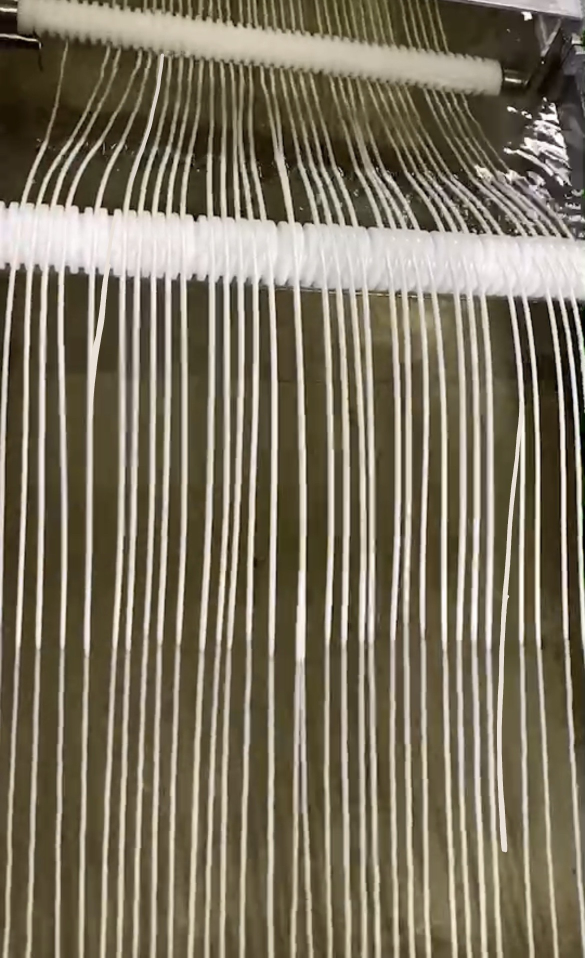
#> input picture testing_set/IMG_1068_modified.JPG, 1170 x 1916 px (shown at 1/2 size)
$ python main.py
#> lines starting #> are read from the running program, lines starting #| are printed output that depends on the picture; after the words box and inside, x2 and y2 are one past the last pixel; in counts of white or black regions, pixels touching at a corner belong together
### display/main_display.py
import cv2
from numpy import imag
from display import visualization
import numpy as np
def draw_cut_line(image, line_y_postion, color):
    heigh, width = image.shape[:2]
    cv2.line(image, (0,int(line_y_postion)), (width,int(line_y_postion)), color, 1)
    visualization.write_image('display', 'test_cut_line', image)

def draw_detected_white_line(image, string_property_list):
    for string_property in string_property_list:
        for index in range(len(string_property.string_position_list)):
            if index > 0:
                pos, width = string_property.get(index)
                pre_pos, _ = string_property.get(index-1)
                image = cv2.line(image, pos, pre_pos, [0,255,0], width)
    visualization.write_image('display', 'test_cut_line', image)

# def show_gray_image_threadhold(gray, threadhold_value):
#     visualization.write_image('display', 'test_cut_line', converted_image)

### display/visualization.py
import cv2

def write_image(dir, image_name, image):
    cv2.imwrite(f'{dir}/{image_name}.jpg', image)

# [6 lines left out: function show_image, not called in this run]

### utils/find_white_ps.py
import imp
from scipy.signal import find_peaks
from matplotlib import pyplot as plt
import numpy as np

#input: List of x axis pixel color data
def get_string_property(gray_xaxis_list,threadhold_from_peak, peak_distance, start_left):
    peaks, peak_heigh_dict = find_peaks(gray_xaxis_list,
                                    height=100,
                                    distance= peak_distance)
    #Adujst peak height based on peak_heigh_dict
    average_peak_heigh = np.mean(peak_heigh_dict['peak_heights']).astype(int)
    if average_peak_heigh - threadhold_from_peak > 100:
        peaks, peak_heigh_dict = find_peaks(gray_xaxis_list,
                                    height=average_peak_heigh - threadhold_from_peak,
                                    distance= peak_distance)
    # average_threadhold_heigh = np.mean(peak_heigh_dict['peak_heights']).astype(int) -threadhold_from_peak
    average_threadhold_heigh = (peak_heigh_dict['peak_heights'].max()).astype(int) -threadhold_from_peak
    return average_threadhold_heigh, peaks + start_left

    # peaks = list(np.asarray(peaks) + start_left-1)

    # count_dict = Counter(data_list)
    # plt.plot(list(range(start_left, end_right)),data_list)
    plt.plot(list(range(0, len(gray_xaxis_list))),gray_xaxis_list)
    plt.plot(peaks, gray_xaxis_list[peaks], "x")
    # [4 lines of commented-out code are left out]
    plt.show()

### utils/ps_clasification.py
from importlib import import_module
import cv2
from numpy import imag
from display import visualization
import numpy as np
import time
from sklearn.cluster import DBSCAN
from utils import ps_status_check
from scipy.spatial import ConvexHull
from PIL import Image, ImageDraw
# from imantics import Polygons, Mask
def switch_xy(points):
    points = np.flip(points, 1)
    return points

def dbscan(image, threadhold_value, config):
    gray = cv2.cvtColor(image, cv2.COLOR_BGR2GRAY)
    crop_image = gray[config.crop_y[0]:config.crop_y[1], config.crop_x[0]:config.crop_x[1]]
    crop_image_color = image[config.crop_y[0]:config.crop_y[1], config.crop_x[0]:config.crop_x[1]]
    # optimize_line
    # crop_image = cv2.resize(crop_image, (int(crop_image.shape[1]/2), int(crop_image.shape[0]/2)), interpolation = cv2.INTER_AREA)
    _, converted_image = cv2.threshold(crop_image, threadhold_value, 255, cv2.THRESH_BINARY)
    pixel_list = np.argwhere(converted_image == 255)
    clustering = DBSCAN(eps=6, min_samples=30).fit(pixel_list)
    label = clustering.labels_

    collision_occurred = False
    for label_index in range(label.min(),label.max(),1):
        current_ps_pixel_data = np.take(pixel_list,
                        (np.where(label == label_index)[0]),
                        0)
        current_ps_pixel_data = switch_xy(current_ps_pixel_data)
        new_array = np.zeros((current_ps_pixel_data[:,1].max()+10,current_ps_pixel_data[:,0].max()+10))
        start_time = time.time()
        # [5 lines of commented-out code are left out]
        polygons = current_ps_pixel_data[ConvexHull(current_ps_pixel_data).vertices]
        # polygons = Mask(new_array).polygons()
        # polygons = polygons.polygons[0].reshape(-1,2)
        end_time = time.time()
        print(end_time - start_time)
        # continue
        for index, point in enumerate(polygons):
            if index < len(polygons) - 2:
                crop_img = cv2.line(crop_image_color, tuple(point), tuple(polygons[index+1]), [0,0,255], 1)
                # point = point[0]
                # crop_img = cv2.line(crop_image_color, tuple([point[1],point[0]]), tuple([polygons[index+1][0][1], polygons[index+1][0][0]]), [0,0,255], 1)
            else:
                crop_img = cv2.line(crop_image_color, tuple(point), tuple(polygons[0]), [0,0,255], 1)
        cv2.imshow('image', crop_img)
        cv2.waitKey(1)
        continue
        heigh_px_list = current_ps_pixel_data[:,0]
        ps_heigh =  heigh_px_list.max() -  heigh_px_list.min()
        if ps_heigh*1.5 > crop_image.shape[0]:
            current_ps_check = ps_status_check.PS_Check(current_ps_pixel_data,config)
            collision, draw_points = current_ps_check.check_two_side()
            draw_index = int(len(draw_points)/2)
            if collision:
                collision_occurred = True
                print(label_index)
                start_point = np.array(draw_points[draw_index])+ np.array([config.crop_y[0],config.crop_x[0]])
                # end_point = tuple(np.array(draw_points[-1])+ np.array([crop_value[1][0],crop_value[0][0]]))
                image = cv2.circle(image, (start_point[1],start_point[0]), 30, [0,255,255], 3)
    image = cv2.resize(image, (int(image.shape[1]/2), int(image.shape[0]/2)), interpolation = cv2.INTER_AREA)
    cv2.imshow('result', image)
    cv2.waitKey(0)
    return collision_occurred

### initiation/init_config.py
import configparser
import cv2

def get_config_data():
    config = configparser.ConfigParser()
    config.read("config/config.cfg", encoding="utf-8")
    # config = config[section]
    return config

def write_config_data(config):
    with open('config/config.cfg', 'w') as configfile:    # save
        config.write(configfile)

def fixColor(image):
    return(cv2.cvtColor(image, cv2.COLOR_BGR2RGB))

### config/read_config.py
import numpy as np

class Config():
    def __init__(self, image_shape):
        self.get_cut_pattent = (np.array([0.6])*image_shape[0]).astype(int)
        self.crop_y = (np.array([0.33, 0.5])*image_shape[0]).astype(int)
        self.crop_x = (np.array([0.00,1])*image_shape[1]).astype(int)
        self.threadhold_from_peak  = 70
        self.peak_distance = 100
        self.default_value = 1000
        self.valid_angle = 10
        self.head_tail_diff_ratio = 1.5

    def switch_color(color_code):
        print('switch color')

### main.py
import cv2
from initiation import init_config
import time
import numpy as np
import utils.find_white_ps as find_white_ps
from display import main_display
from utils import ps_clasification
from config import read_config

system_config = init_config.get_config_data()
image = cv2.imread('testing_set/IMG_1068_modified.JPG')
#> image is the input picture: shape (1916, 1170, 3); mean B, G, R 96.9, 116.2, 124.8
gray = cv2.cvtColor(image, cv2.COLOR_BGR2GRAY)
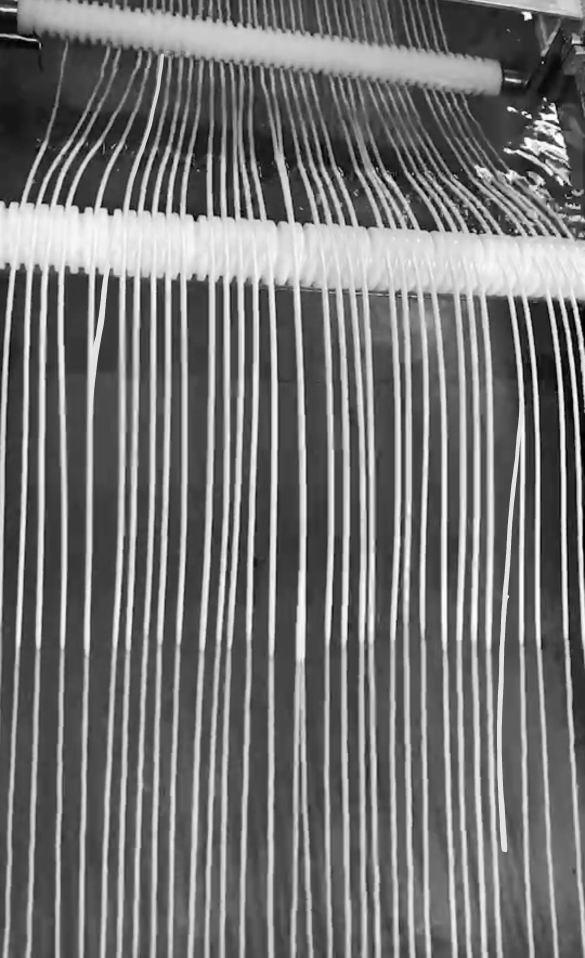
#> gray: shape (1916, 1170) (shown at 1/2 size); min 0, max 255, mean 116.5
config = read_config.Config(gray.shape)
s_time= time.time()
string_property = []
for pattent_xaxis in config.get_cut_pattent:
    main_display.draw_cut_line(image, pattent_xaxis,[0,255,0])
    data_list = gray[pattent_xaxis][config.crop_x[0]:config.crop_x[1]]
    average_threadhold, peak_pixel = find_white_ps.get_string_property(data_list,
                                            config.threadhold_from_peak,
                                            config.peak_distance,
                                            config.crop_x[0])
    # main_display.show_gray_image_threadhold(gray, average_threadhold)
    ps_clasification.dbscan(image, average_threadhold, config)
#> this loop made 1 pass
#> (average_peak_heigh in get_string_property, average_threadhold_heigh in get_string_property, average_threadhold, peak_pixel) on pass 1: (247, 184, 184, [44, 239, 366, 503, 694, 890, 1044, 1162])
#> pass 1, in dbscan, `crop_image = gray[config.crop_y[0]:config.crop_y[1], config.crop_x[0]:..`:
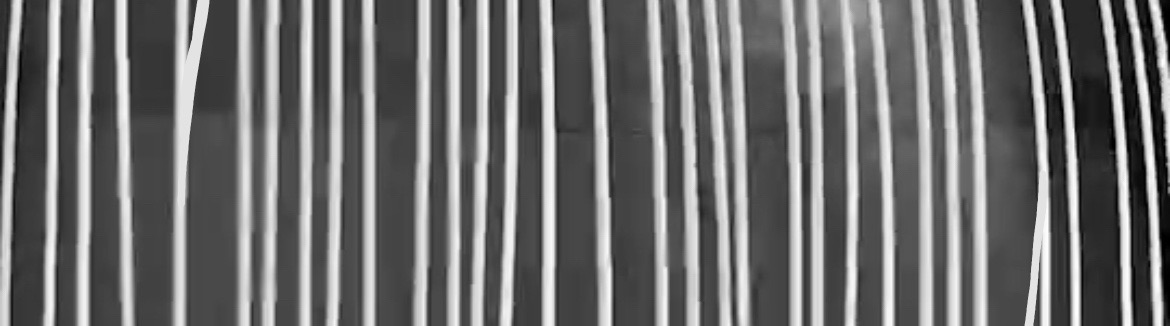
#> crop_image: shape (326, 1170); min 0, max 254, mean 113
#> pass 1, in dbscan, `crop_image_color = image[config.crop_y[0]:config.crop_y[1], config.cro..`:
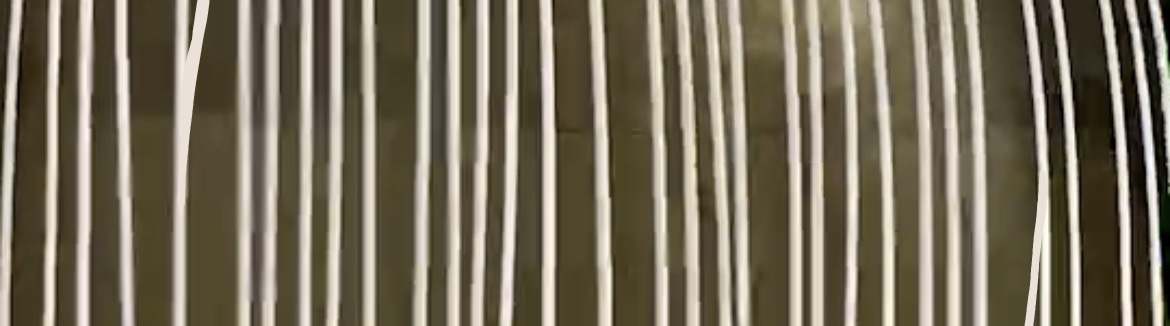
#> crop_image_color: shape (326, 1170, 3); mean B, G, R 94.1, 112.7, 120.8
#> after the loop:
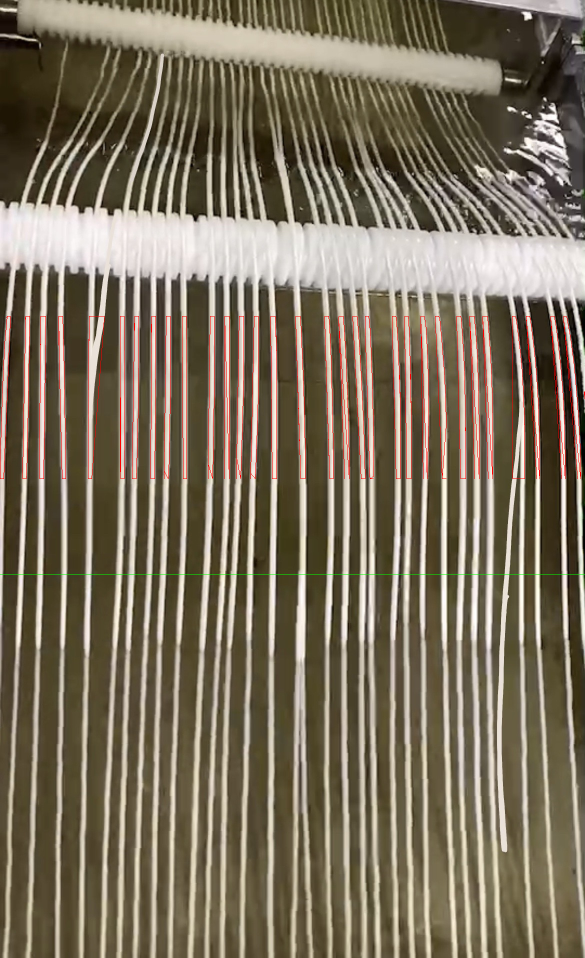
#> image: shape (1916, 1170, 3) (shown at 1/2 size); 1.09% of pixels changed, all inside (x1, y1, x2, y2) = (0, 632, 1170, 1150)
main_display.draw_detected_white_line(image, string_property)
e_time = time.time()
print(e_time - s_time)

$ run again, with testing_set/IMG_1068.jpg copied over testing_set/IMG_1068_modified.JPG
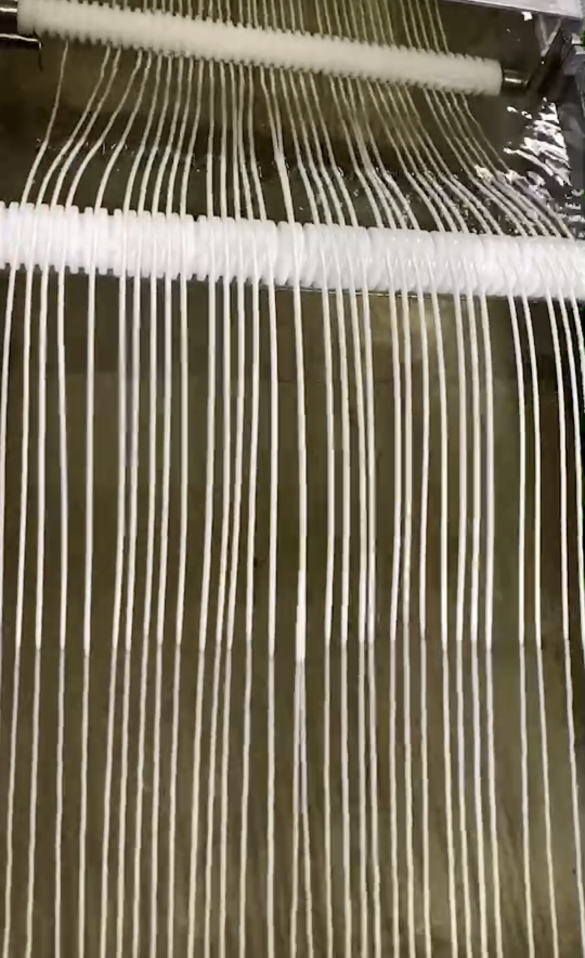
#> input picture testing_set/IMG_1068.jpg, 1170 x 1916 px (shown at 1/2 size)
#> image is the input picture: shape (1916, 1170, 3); mean B, G, R 95.7, 115.5, 123.8
#> `gray = cv2.cvtColor(image, cv2.COLOR_BGR2GRAY)`:
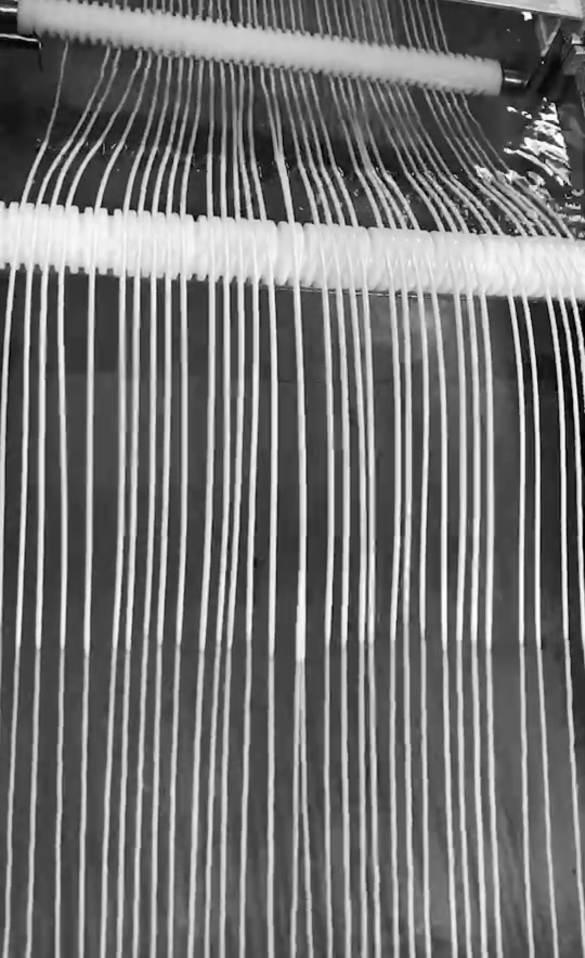
#> gray: shape (1916, 1170) (shown at 1/2 size); min 0, max 255, mean 115.7
#> the loop `for pattent_xaxis in config.get_cut_pattent:` made 1 pass
#> (average_peak_heigh in get_string_property, average_threadhold_heigh in get_string_property, average_threadhold, peak_pixel) on pass 1: (247, 184, 184, [44, 239, 366, 503, 694, 891, 1043, 1162])
#> after the loop `for pattent_xaxis in config.get_cut_pattent:`:
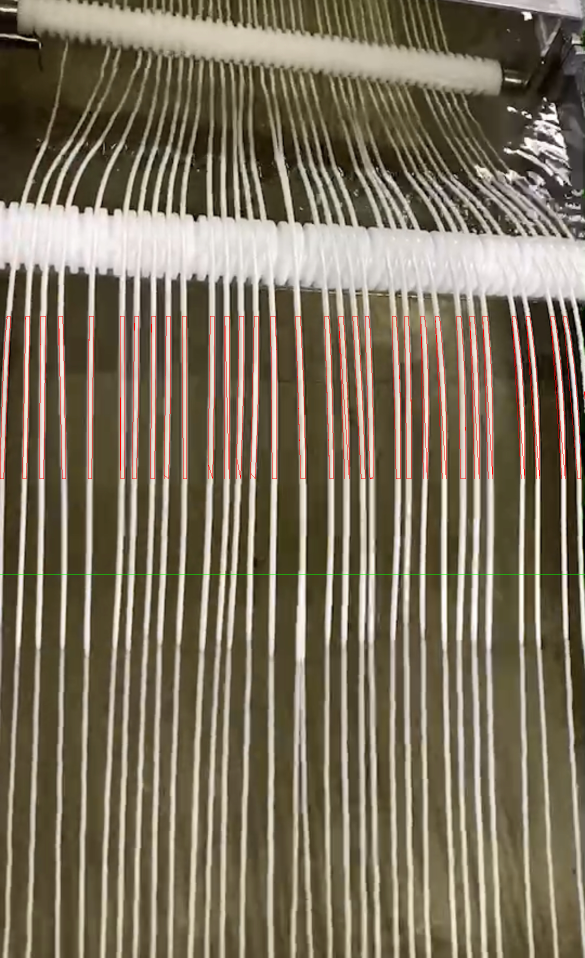
#> image: shape (1916, 1170, 3) (shown at 1/2 size); 1.1% of pixels changed, all inside (x1, y1, x2, y2) = (0, 632, 1170, 1150)

$ run again, with testing_set/IMG_1589.jpg copied over testing_set/IMG_1068_modified.JPG
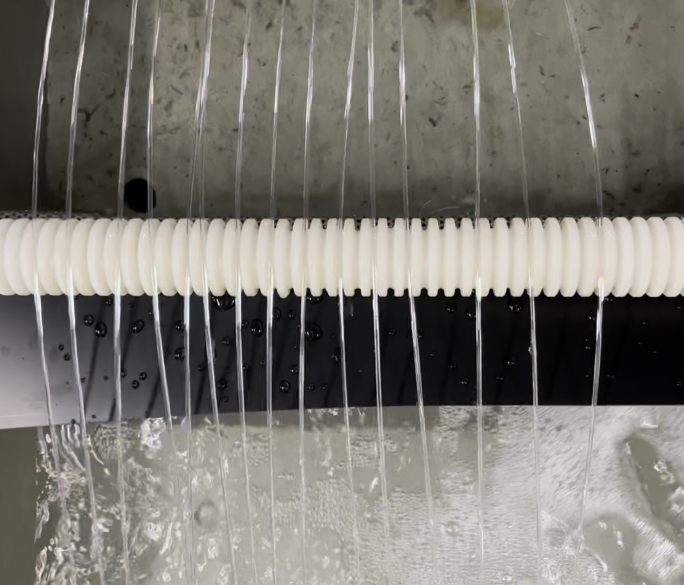
#> input picture testing_set/IMG_1589.jpg, 1367 x 1170 px (shown at 1/2 size)
#> image is the input picture: shape (1170, 1367, 3); mean B, G, R 114.1, 120.7, 123.7
#> the loop `for pattent_xaxis in config.get_cut_pattent:` made 1 pass
#> (average_peak_heigh in get_string_property, average_threadhold_heigh in get_string_property, average_threadhold, peak_pixel) on pass 1: (188, 155, 155, [151, 323, 482, 601, 751, 961, 1070, 1199])
#> pass 1, in dbscan, `crop_image = gray[config.crop_y[0]:config.crop_y[1], config.crop_x[0]:..`:
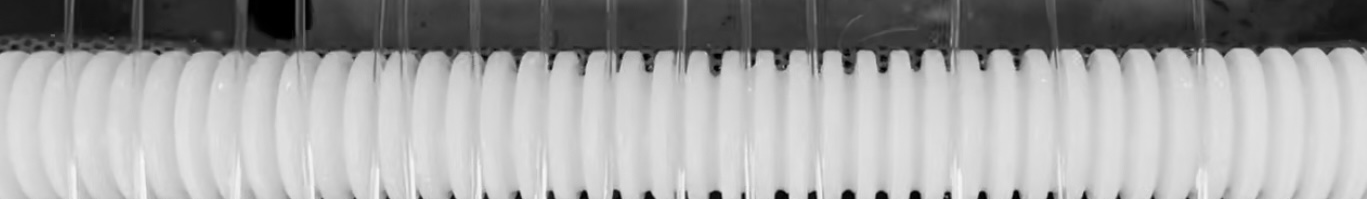
#> crop_image: shape (199, 1367); min 0, max 248, mean 164.2
#> after the loop `for pattent_xaxis in config.get_cut_pattent:`:
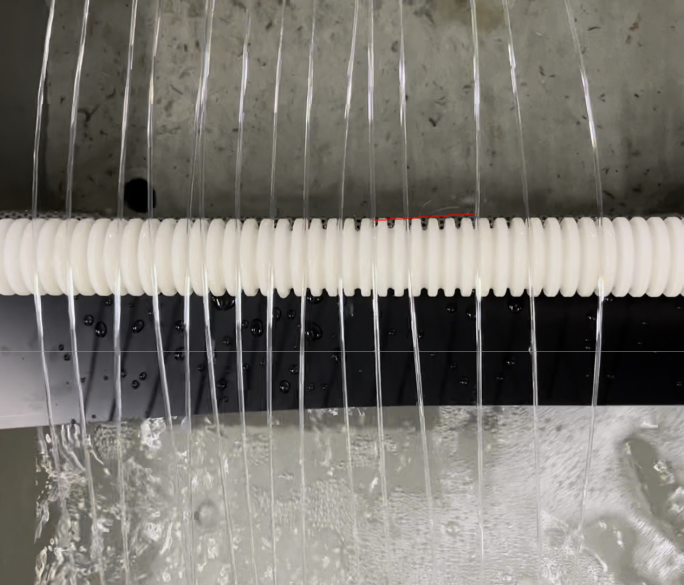
#> image: shape (1170, 1367, 3) (shown at 1/2 size); 0.11% of pixels changed, all inside (x1, y1, x2, y2) = (0, 426, 1367, 703)
